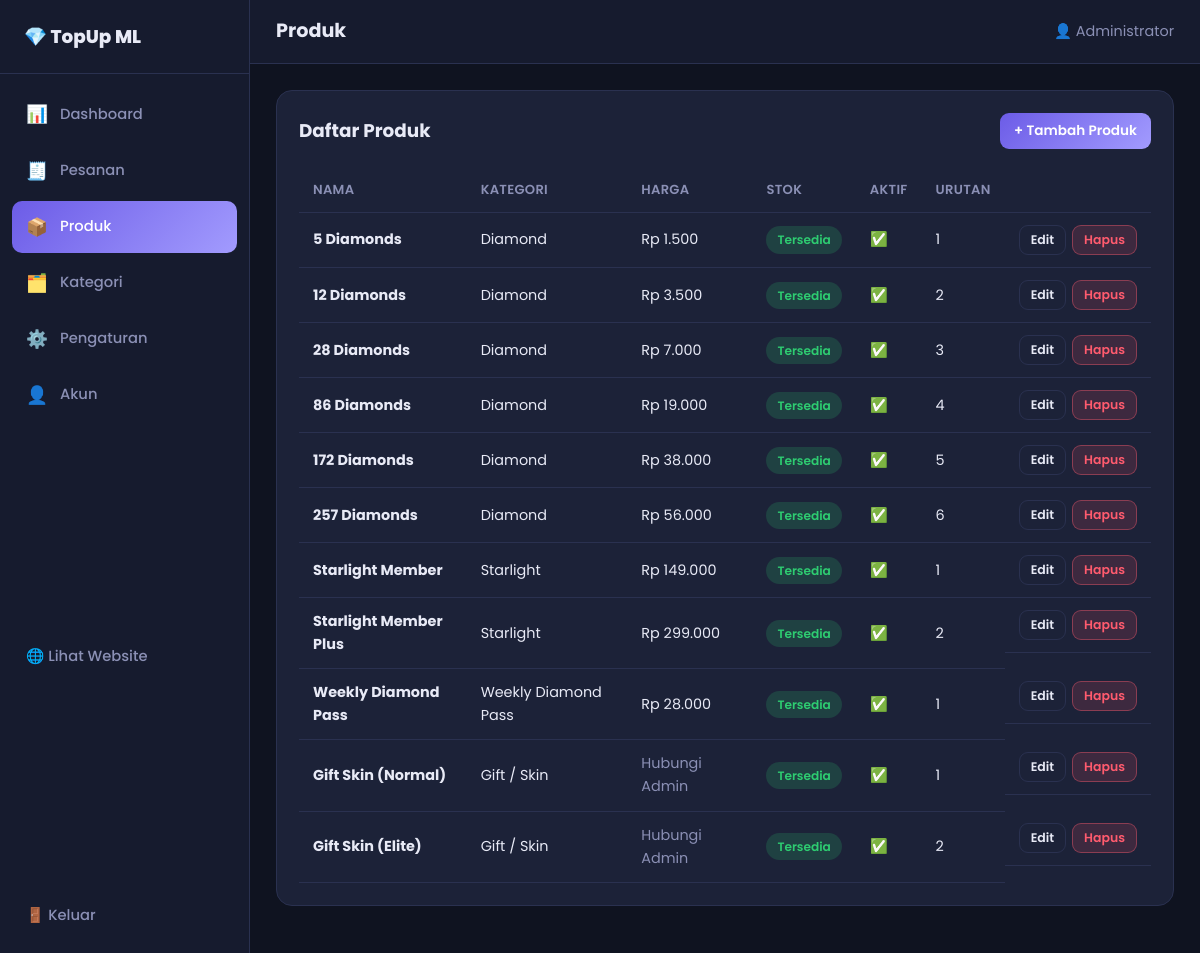
Screenshot of /admin/products.php (signed in) with the database file from the repository.
### tables this page shows
CREATE TABLE IF NOT EXISTS `products` (
  `id` INT UNSIGNED NOT NULL AUTO_INCREMENT,
  `category_id` INT UNSIGNED NOT NULL,
  `name` VARCHAR(150) NOT NULL,
  `price` DECIMAL(12,2) NOT NULL DEFAULT 0,
  `stock_status` ENUM('available','empty') NOT NULL DEFAULT 'available',
  `is_active` TINYINT(1) NOT NULL DEFAULT 1,
  `sort_order` INT NOT NULL DEFAULT 0,
  `created_at` TIMESTAMP NOT NULL DEFAULT CURRENT_TIMESTAMP,
  PRIMARY KEY (`id`),
  KEY `idx_category` (`category_id`),
  CONSTRAINT `fk_product_category` FOREIGN KEY (`category_id`)
    REFERENCES `categories` (`id`) ON DELETE CASCADE
);

CREATE TABLE IF NOT EXISTS `categories` (
  `id` INT UNSIGNED NOT NULL AUTO_INCREMENT,
  `name` VARCHAR(100) NOT NULL,
  `slug` VARCHAR(120) NOT NULL,
  `description` TEXT NULL,
  `icon` VARCHAR(255) NULL,
  `sort_order` INT NOT NULL DEFAULT 0,
  `is_active` TINYINT(1) NOT NULL DEFAULT 1,
  PRIMARY KEY (`id`),
  UNIQUE KEY `uq_slug` (`slug`)
);

### config/database.php (called while the page is built, shortened)
<?php
function db(): mysqli
{
    static $conn = null;
    if ($conn instanceof mysqli) {
        return $conn;
    }
    $conn = @mysqli_connect(DB_HOST, DB_USER, DB_PASS, DB_NAME, DB_PORT);
    mysqli_set_charset($conn, 'utf8mb4');
    return $conn;
}

### includes/functions.php (called while the page is built, shortened)
<?php
function e(?string $str): string
{
    return htmlspecialchars((string)$str, ENT_QUOTES, 'UTF-8');
}
function rupiah($angka): string
{
    return 'Rp ' . number_format((float)$angka, 0, ',', '.');
}

### admin/products.php (the view, shortened to what this page needs)
<?php
require_once __DIR__ . '/includes/layout_head.php';
$categories = [];
$res = mysqli_query(db(), "SELECT * FROM categories ORDER BY sort_order ASC, id ASC");
while ($res && $row = mysqli_fetch_assoc($res)) { $categories[$row['id']] = $row; }
$products = [];
$res = mysqli_query(db(), "SELECT p.*, c.name AS category_name FROM products p LEFT JOIN categories c ON c.id = p.category_id ORDER BY p.category_id ASC, p.sort_order ASC, p.id ASC");
while ($res && $row = mysqli_fetch_assoc($res)) { $products[] = $row; }
?>
<div class="panel">
    <div class="panel-head">
        <h2>Daftar Produk</h2>
        <button class="btn btn-sm btn-primary" onclick="openProductModal()">+ Tambah Produk</button>
    </div>
    <div class="table-wrap">
        <table class="table">
            <thead><tr><th>Nama</th><th>Kategori</th><th>Harga</th><th>Stok</th><th>Aktif</th><th>Urutan</th><th></th></tr></thead>
            <tbody>
                <?php if (!$products): ?>
                    <tr><td colspan="7" class="center muted">Belum ada produk.</td></tr>
                <?php else: foreach ($products as $p): ?>
                    <tr>
                        <td><strong><?= e($p['name']) ?></strong></td>
                        <td><?= e($p['category_name'] ?? '-') ?></td>
                        <td><?= (float)$p['price'] > 0 ? rupiah($p['price']) : '<span class="muted">Hubungi Admin</span>' ?></td>
                        <td><?= $p['stock_status'] === 'empty' ? '<span class="badge badge-danger">Kosong</span>' : '<span class="badge badge-success">Tersedia</span>' ?></td>
                        <td><?= $p['is_active'] ? '✅' : '❌' ?></td>
                        <td><?= (int)$p['sort_order'] ?></td>
                        <td class="actions">
                            <button class="btn btn-xs btn-outline" onclick='editProduct(<?= json_encode($p, JSON_HEX_APOS | JSON_HEX_QUOT) ?>)'>Edit</button>
                            <form method="POST" onsubmit="return confirm('Hapus produk ini?')" style="display:inline">
                                <button class="btn btn-xs btn-danger">Hapus</button>
                            </form>
                        </td>
                    </tr>
                <?php endforeach; endif; ?>
            </tbody>
        </table>
    </div>
</div>
<?php require_once __DIR__ . '/includes/layout_foot.php'; ?>

### assets/css/admin.css (style rules this page uses)
:root { --bg: #0f1320; --bg-2: #161b2e; --card: #1c2238; --border: #2a3150; --primary: #6c5ce7; --primary-2: #a29bfe; --accent: #00d2ff; --text: #e8eaf6; --muted: #8b90b5; --success: #2ecc71; --danger: #ff5b6e; --warning: #ffa502; --info: #00b8d4; --sidebar-w: 250px; }
* { box-sizing: border-box; margin: 0; padding: 0; }
body { font-family: 'Poppins', system-ui, sans-serif; background: var(--bg); color: var(--text); line-height: 1.6; }
.panel { background: var(--card); border: 1px solid var(--border); border-radius: 16px; padding: 22px; margin-bottom: 22px; }
.panel-head { display: flex; align-items: center; justify-content: space-between; gap: 12px; margin-bottom: 18px; flex-wrap: wrap; }
.panel-head h2 { font-size: 1.15rem; }
.table-wrap { overflow-x: auto; }
.table { width: 100%; border-collapse: collapse; font-size: .9rem; }
.table th, .table td { padding: 12px 14px; text-align: left; border-bottom: 1px solid var(--border); }
.table th { color: var(--muted); font-weight: 600; font-size: .82rem; text-transform: uppercase; letter-spacing: .3px; }
.muted { color: var(--muted); }
.actions { display: flex; gap: 6px; }
.btn { display: inline-flex; align-items: center; justify-content: center; gap: 6px; padding: 10px 18px; border: none; border-radius: 9px; font-family: inherit; font-weight: 600; font-size: .9rem; cursor: pointer; transition: transform .15s, opacity .2s; }
.btn-primary { background: linear-gradient(135deg, var(--primary), var(--primary-2)); color: #fff; }
.btn-outline { background: transparent; border: 1px solid var(--border); color: var(--text); }
.btn-danger { background: rgba(255,91,110,.15); color: var(--danger); border: 1px solid rgba(255,91,110,.4); }
.btn-sm { padding: 8px 14px; font-size: .85rem; }
.btn-xs { padding: 5px 11px; font-size: .78rem; }
.badge { display: inline-block; padding: 4px 11px; border-radius: 50px; font-size: .76rem; font-weight: 600; }
.badge-success { background: rgba(46,204,113,.18); color: var(--success); }

### rows the page displays
products: name "5 Diamonds", category.name "Diamond", price "Rp 1.500", stock_status "Tersedia", sort_order "1"
products: name "12 Diamonds", category.name "Diamond", price "Rp 3.500", stock_status "Tersedia", sort_order "2"
products: name "28 Diamonds", category.name "Diamond", price "Rp 7.000", stock_status "Tersedia", sort_order "3"
products: name "86 Diamonds", category.name "Diamond", price "Rp 19.000", stock_status "Tersedia", sort_order "4"
products: name "172 Diamonds", category.name "Diamond", price "Rp 38.000", stock_status "Tersedia", sort_order "5"
products: name "257 Diamonds", category.name "Diamond", price "Rp 56.000", stock_status "Tersedia", sort_order "6"
products: name "Starlight Member", category.name "Starlight", price "Rp 149.000", stock_status "Tersedia", sort_order "1"
products: name "Starlight Member Plus", category.name "Starlight", price "Rp 299.000", stock_status "Tersedia", sort_order "2"
products: name "Weekly Diamond Pass", category.name "Weekly Diamond Pass", price "Rp 28.000", stock_status "Tersedia", sort_order "1"
products: name "Gift Skin (Normal)", category.name "Gift / Skin", price "Hubungi Admin", stock_status "Tersedia", sort_order "1"
products: name "Gift Skin (Elite)", category.name "Gift / Skin", price "Hubungi Admin", stock_status "Tersedia", sort_order "2"

### other values shown
setting('site_name', 'TopUp ML') "TopUp ML"
$info[0] "📊"
$info[1] "Dashboard"
$info[0] "🧾"
$info[1] "Pesanan"
$info[0] "📦"
$info[1] "Produk"
$info[0] "🗂️"
$info[1] "Kategori"
$info[0] "⚙️"
$info[1] "Pengaturan"
$info[0] "👤"
$info[1] "Akun"
$adminPageTitle "Produk"
$admin['name'] "Administrator"
